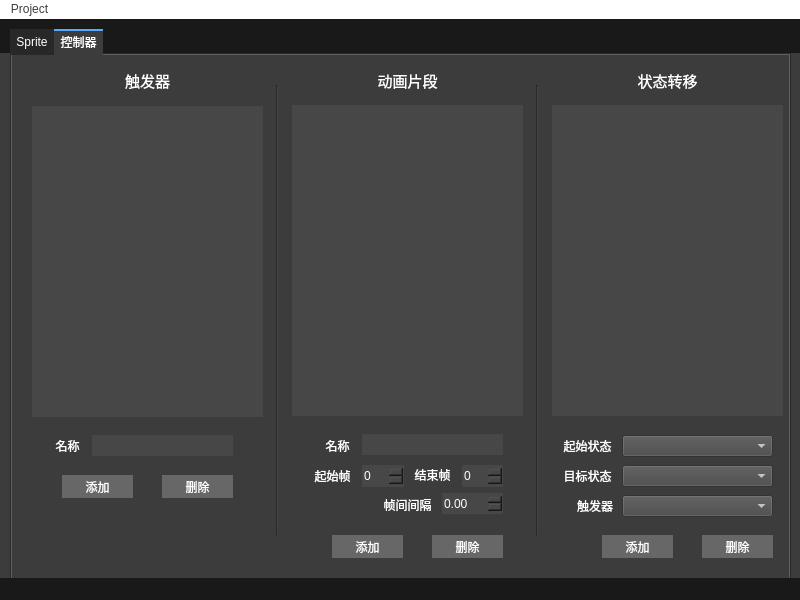
<?xml version="1.0" encoding="UTF-8"?>
<ui version="4.0">
 <class>MainWindow</class>
 <widget class="QMainWindow" name="MainWindow">
  <property name="geometry">
   <rect>
    <x>0</x>
    <y>0</y>
    <width>800</width>
    <height>600</height>
   </rect>
  </property>
  <property name="minimumSize">
   <size>
    <width>800</width>
    <height>600</height>
   </size>
  </property>
  <property name="maximumSize">
   <size>
    <width>800</width>
    <height>600</height>
   </size>
  </property>
  <property name="windowTitle">
   <string>Animator</string>
  </property>
  <property name="windowIcon">
   <iconset resource="../../composer/gui/composer.qrc">
    <normaloff>:/img/img/icon_dark.png</normaloff>:/img/img/icon_dark.png</iconset>
  </property>
  <property name="windowOpacity">
   <double>1.000000000000000</double>
  </property>
  <property name="autoFillBackground">
   <bool>true</bool>
  </property>
  <property name="styleSheet">
   <string notr="true"/>
  </property>
  <widget class="QWidget" name="centralwidget">
   <property name="styleSheet">
    <string notr="true">background-color: #3c3c3c;</string>
   </property>
   <widget class="QTabWidget" name="tabs">
    <property name="geometry">
     <rect>
      <x>10</x>
      <y>10</y>
      <width>781</width>
      <height>571</height>
     </rect>
    </property>
    <property name="autoFillBackground">
     <bool>false</bool>
    </property>
    <property name="styleSheet">
     <string notr="true">QTabWidget::pane{}

QTabBar::tab{
	color: white;
	border: 2px solid transparent;
	background-color: #282828;
	padding: 4px
}

QTabBar::tab:selected{
	background-color: #3c3c3c;
	border-top-color: rgb(85, 170, 255);
}</string>
    </property>
    <property name="currentIndex">
     <number>1</number>
    </property>
    <widget class="QWidget" name="spriteTab">
     <property name="autoFillBackground">
      <bool>false</bool>
     </property>
     <property name="styleSheet">
      <string notr="true">color: rgb(71, 71, 71);</string>
     </property>
     <attribute name="title">
      <string>Sprite</string>
     </attribute>
     <widget class="QGraphicsView" name="spriteView">
      <property name="geometry">
       <rect>
        <x>30</x>
        <y>10</y>
        <width>500</width>
        <height>500</height>
       </rect>
      </property>
      <property name="styleSheet">
       <string notr="true">color: rgb(255, 255, 255);
background-color: rgb(71, 71, 71);
border: 0px solid transparent;</string>
      </property>
      <property name="sceneRect">
       <rectf>
        <x>0.000000000000000</x>
        <y>0.000000000000000</y>
        <width>500.000000000000000</width>
        <height>500.000000000000000</height>
       </rectf>
      </property>
     </widget>
     <widget class="QLabel" name="label">
      <property name="geometry">
       <rect>
        <x>590</x>
        <y>180</y>
        <width>31</width>
        <height>20</height>
       </rect>
      </property>
      <property name="styleSheet">
       <string notr="true">color: rgb(255, 255, 255);</string>
      </property>
      <property name="text">
       <string>图片</string>
      </property>
      <property name="alignment">
       <set>Qt::AlignCenter</set>
      </property>
     </widget>
     <widget class="QSpinBox" name="rowSpin">
      <property name="geometry">
       <rect>
        <x>670</x>
        <y>220</y>
        <width>42</width>
        <height>22</height>
       </rect>
      </property>
      <property name="styleSheet">
       <string notr="true">color: rgb(255, 255, 255);
background-color: rgb(71, 71, 71);
border: 0px solid transparent;</string>
      </property>
      <property name="minimum">
       <number>0</number>
      </property>
      <property name="value">
       <number>0</number>
      </property>
     </widget>
     <widget class="QLabel" name="label_2">
      <property name="geometry">
       <rect>
        <x>590</x>
        <y>220</y>
        <width>51</width>
        <height>20</height>
       </rect>
      </property>
      <property name="styleSheet">
       <string notr="true">color: rgb(255, 255, 255);</string>
      </property>
      <property name="text">
       <string>切分行数</string>
      </property>
      <property name="alignment">
       <set>Qt::AlignCenter</set>
      </property>
     </widget>
     <widget class="QLabel" name="label_3">
      <property name="geometry">
       <rect>
        <x>590</x>
        <y>260</y>
        <width>51</width>
        <height>20</height>
       </rect>
      </property>
      <property name="styleSheet">
       <string notr="true">color: rgb(255, 255, 255);</string>
      </property>
      <property name="text">
       <string>切分列数</string>
      </property>
      <property name="alignment">
       <set>Qt::AlignCenter</set>
      </property>
     </widget>
     <widget class="QSpinBox" name="colSpin">
      <property name="geometry">
       <rect>
        <x>670</x>
        <y>260</y>
        <width>42</width>
        <height>22</height>
       </rect>
      </property>
      <property name="styleSheet">
       <string notr="true">color: rgb(255, 255, 255);
background-color: rgb(71, 71, 71);
border: 0px solid transparent;</string>
      </property>
      <property name="minimum">
       <number>0</number>
      </property>
      <property name="value">
       <number>0</number>
      </property>
     </widget>
     <widget class="QPushButton" name="sliceBtn">
      <property name="geometry">
       <rect>
        <x>590</x>
        <y>300</y>
        <width>151</width>
        <height>23</height>
       </rect>
      </property>
      <property name="styleSheet">
       <string notr="true">QPushButton{
	color: rgb(255, 255, 255);
	background-color: rgb(103, 103, 103);
	border: 0px solid transparent;
}

QPushButton:pressed{
	background-color:rgb(83, 83, 83);
}</string>
      </property>
      <property name="text">
       <string>切分</string>
      </property>
     </widget>
     <widget class="QPushButton" name="openImageBtn">
      <property name="geometry">
       <rect>
        <x>630</x>
        <y>180</y>
        <width>111</width>
        <height>23</height>
       </rect>
      </property>
      <property name="styleSheet">
       <string notr="true">QPushButton{
	color: rgb(255, 255, 255);
	background-color: rgb(103, 103, 103);
	border: 0px solid transparent;
}

QPushButton:pressed{
	background-color:rgb(83, 83, 83);
}</string>
      </property>
      <property name="text">
       <string>打开</string>
      </property>
     </widget>
     <widget class="QLabel" name="label_4">
      <property name="geometry">
       <rect>
        <x>660</x>
        <y>480</y>
        <width>31</width>
        <height>31</height>
       </rect>
      </property>
      <property name="text">
       <string/>
      </property>
      <property name="pixmap">
       <pixmap resource="../../composer/gui/composer.qrc">:/img/img/icon_light.png</pixmap>
      </property>
      <property name="scaledContents">
       <bool>true</bool>
      </property>
     </widget>
     <widget class="QLabel" name="label_5">
      <property name="geometry">
       <rect>
        <x>680</x>
        <y>479</y>
        <width>111</width>
        <height>31</height>
       </rect>
      </property>
      <property name="font">
       <font>
        <pointsize>13</pointsize>
        <weight>50</weight>
        <italic>true</italic>
        <bold>false</bold>
        <underline>false</underline>
       </font>
      </property>
      <property name="styleSheet">
       <string notr="true">color: rgb(255, 255, 255);</string>
      </property>
      <property name="text">
       <string>Animator</string>
      </property>
      <property name="alignment">
       <set>Qt::AlignCenter</set>
      </property>
     </widget>
     <zorder>label_5</zorder>
     <zorder>spriteView</zorder>
     <zorder>label</zorder>
     <zorder>rowSpin</zorder>
     <zorder>label_2</zorder>
     <zorder>label_3</zorder>
     <zorder>colSpin</zorder>
     <zorder>sliceBtn</zorder>
     <zorder>openImageBtn</zorder>
     <zorder>label_4</zorder>
    </widget>
    <widget class="QWidget" name="controllerTab">
     <property name="autoFillBackground">
      <bool>false</bool>
     </property>
     <attribute name="title">
      <string>控制器</string>
     </attribute>
     <widget class="QListWidget" name="triggerList">
      <property name="geometry">
       <rect>
        <x>20</x>
        <y>51</y>
        <width>231</width>
        <height>311</height>
       </rect>
      </property>
      <property name="styleSheet">
       <string notr="true">color: rgb(255, 255, 255);
background-color: rgb(71, 71, 71);
border: 0px solid transparent;</string>
      </property>
     </widget>
     <widget class="QListWidget" name="animeList">
      <property name="geometry">
       <rect>
        <x>280</x>
        <y>50</y>
        <width>231</width>
        <height>311</height>
       </rect>
      </property>
      <property name="styleSheet">
       <string notr="true">color: rgb(255, 255, 255);
background-color: rgb(71, 71, 71);
border: 0px solid transparent;</string>
      </property>
     </widget>
     <widget class="QListWidget" name="transitionList">
      <property name="geometry">
       <rect>
        <x>540</x>
        <y>50</y>
        <width>231</width>
        <height>311</height>
       </rect>
      </property>
      <property name="styleSheet">
       <string notr="true">color: rgb(255, 255, 255);
background-color: rgb(71, 71, 71);
border: 0px solid transparent;</string>
      </property>
     </widget>
     <widget class="Line" name="line">
      <property name="geometry">
       <rect>
        <x>245</x>
        <y>30</y>
        <width>41</width>
        <height>451</height>
       </rect>
      </property>
      <property name="orientation">
       <enum>Qt::Vertical</enum>
      </property>
     </widget>
     <widget class="Line" name="line_2">
      <property name="geometry">
       <rect>
        <x>510</x>
        <y>30</y>
        <width>31</width>
        <height>451</height>
       </rect>
      </property>
      <property name="orientation">
       <enum>Qt::Vertical</enum>
      </property>
     </widget>
     <widget class="QLabel" name="label_11">
      <property name="geometry">
       <rect>
        <x>20</x>
        <y>10</y>
        <width>231</width>
        <height>31</height>
       </rect>
      </property>
      <property name="font">
       <font>
        <pointsize>11</pointsize>
       </font>
      </property>
      <property name="styleSheet">
       <string notr="true">color: rgb(255, 255, 255);s</string>
      </property>
      <property name="text">
       <string>触发器</string>
      </property>
      <property name="alignment">
       <set>Qt::AlignCenter</set>
      </property>
     </widget>
     <widget class="QLabel" name="label_12">
      <property name="geometry">
       <rect>
        <x>280</x>
        <y>10</y>
        <width>231</width>
        <height>31</height>
       </rect>
      </property>
      <property name="font">
       <font>
        <pointsize>11</pointsize>
       </font>
      </property>
      <property name="styleSheet">
       <string notr="true">color: rgb(255, 255, 255);s</string>
      </property>
      <property name="text">
       <string>动画片段</string>
      </property>
      <property name="alignment">
       <set>Qt::AlignCenter</set>
      </property>
     </widget>
     <widget class="QLabel" name="label_13">
      <property name="geometry">
       <rect>
        <x>540</x>
        <y>10</y>
        <width>231</width>
        <height>31</height>
       </rect>
      </property>
      <property name="font">
       <font>
        <pointsize>11</pointsize>
       </font>
      </property>
      <property name="styleSheet">
       <string notr="true">color: rgb(255, 255, 255);s</string>
      </property>
      <property name="text">
       <string>状态转移</string>
      </property>
      <property name="alignment">
       <set>Qt::AlignCenter</set>
      </property>
     </widget>
     <widget class="QLineEdit" name="triggerName">
      <property name="geometry">
       <rect>
        <x>80</x>
        <y>380</y>
        <width>141</width>
        <height>21</height>
       </rect>
      </property>
      <property name="styleSheet">
       <string notr="true">color: rgb(255, 255, 255);
background-color: rgb(71, 71, 71);
border: 0px solid transparent;</string>
      </property>
     </widget>
     <widget class="QLabel" name="label_6">
      <property name="geometry">
       <rect>
        <x>40</x>
        <y>380</y>
        <width>31</width>
        <height>21</height>
       </rect>
      </property>
      <property name="styleSheet">
       <string notr="true">color: rgb(255, 255, 255);s</string>
      </property>
      <property name="text">
       <string>名称</string>
      </property>
      <property name="alignment">
       <set>Qt::AlignCenter</set>
      </property>
     </widget>
     <widget class="QPushButton" name="addTriggerBtn">
      <property name="geometry">
       <rect>
        <x>50</x>
        <y>420</y>
        <width>71</width>
        <height>23</height>
       </rect>
      </property>
      <property name="styleSheet">
       <string notr="true">QPushButton{
	color: rgb(255, 255, 255);
	background-color: rgb(103, 103, 103);
	border: 0px solid transparent;
}

QPushButton:pressed{
	background-color:rgb(83, 83, 83);
}</string>
      </property>
      <property name="text">
       <string>添加</string>
      </property>
     </widget>
     <widget class="QPushButton" name="delTriggerBtn">
      <property name="geometry">
       <rect>
        <x>150</x>
        <y>420</y>
        <width>71</width>
        <height>23</height>
       </rect>
      </property>
      <property name="styleSheet">
       <string notr="true">QPushButton{
	color: rgb(255, 255, 255);
	background-color: rgb(103, 103, 103);
	border: 0px solid transparent;
}

QPushButton:pressed{
	background-color:rgb(83, 83, 83);
}</string>
      </property>
      <property name="text">
       <string>删除</string>
      </property>
     </widget>
     <widget class="QLineEdit" name="animeName">
      <property name="geometry">
       <rect>
        <x>350</x>
        <y>379</y>
        <width>141</width>
        <height>21</height>
       </rect>
      </property>
      <property name="styleSheet">
       <string notr="true">color: rgb(255, 255, 255);
background-color: rgb(71, 71, 71);
border: 0px solid transparent;</string>
      </property>
     </widget>
     <widget class="QLabel" name="label_7">
      <property name="geometry">
       <rect>
        <x>310</x>
        <y>380</y>
        <width>31</width>
        <height>21</height>
       </rect>
      </property>
      <property name="styleSheet">
       <string notr="true">color: rgb(255, 255, 255);s</string>
      </property>
      <property name="text">
       <string>名称</string>
      </property>
      <property name="alignment">
       <set>Qt::AlignCenter</set>
      </property>
     </widget>
     <widget class="QPushButton" name="delAnimeBtn">
      <property name="geometry">
       <rect>
        <x>420</x>
        <y>480</y>
        <width>71</width>
        <height>23</height>
       </rect>
      </property>
      <property name="styleSheet">
       <string notr="true">QPushButton{
	color: rgb(255, 255, 255);
	background-color: rgb(103, 103, 103);
	border: 0px solid transparent;
}

QPushButton:pressed{
	background-color:rgb(83, 83, 83);
}</string>
      </property>
      <property name="text">
       <string>删除</string>
      </property>
     </widget>
     <widget class="QPushButton" name="addAnimeBtn">
      <property name="geometry">
       <rect>
        <x>320</x>
        <y>480</y>
        <width>71</width>
        <height>23</height>
       </rect>
      </property>
      <property name="styleSheet">
       <string notr="true">QPushButton{
	color: rgb(255, 255, 255);
	background-color: rgb(103, 103, 103);
	border: 0px solid transparent;
}

QPushButton:pressed{
	background-color:rgb(83, 83, 83);
}</string>
      </property>
      <property name="text">
       <string>添加</string>
      </property>
     </widget>
     <widget class="QSpinBox" name="fromSpin">
      <property name="geometry">
       <rect>
        <x>350</x>
        <y>410</y>
        <width>42</width>
        <height>22</height>
       </rect>
      </property>
      <property name="styleSheet">
       <string notr="true">color: rgb(255, 255, 255);
background-color: rgb(71, 71, 71);
border: 0px solid transparent;</string>
      </property>
     </widget>
     <widget class="QSpinBox" name="toSpin">
      <property name="geometry">
       <rect>
        <x>450</x>
        <y>410</y>
        <width>41</width>
        <height>22</height>
       </rect>
      </property>
      <property name="styleSheet">
       <string notr="true">color: rgb(255, 255, 255);
background-color: rgb(71, 71, 71);
border: 0px solid transparent;</string>
      </property>
     </widget>
     <widget class="QLabel" name="label_8">
      <property name="geometry">
       <rect>
        <x>300</x>
        <y>411</y>
        <width>41</width>
        <height>20</height>
       </rect>
      </property>
      <property name="styleSheet">
       <string notr="true">color: rgb(255, 255, 255);</string>
      </property>
      <property name="text">
       <string>起始帧</string>
      </property>
      <property name="alignment">
       <set>Qt::AlignCenter</set>
      </property>
     </widget>
     <widget class="QLabel" name="label_9">
      <property name="geometry">
       <rect>
        <x>400</x>
        <y>410</y>
        <width>41</width>
        <height>20</height>
       </rect>
      </property>
      <property name="styleSheet">
       <string notr="true">color: rgb(255, 255, 255);</string>
      </property>
      <property name="text">
       <string>结束帧</string>
      </property>
      <property name="alignment">
       <set>Qt::AlignCenter</set>
      </property>
     </widget>
     <widget class="QDoubleSpinBox" name="intervalSpin">
      <property name="geometry">
       <rect>
        <x>430</x>
        <y>438</y>
        <width>61</width>
        <height>21</height>
       </rect>
      </property>
      <property name="styleSheet">
       <string notr="true">color: rgb(255, 255, 255);
background-color: rgb(71, 71, 71);
border: 0px solid transparent;</string>
      </property>
     </widget>
     <widget class="QLabel" name="label_10">
      <property name="geometry">
       <rect>
        <x>370</x>
        <y>440</y>
        <width>51</width>
        <height>20</height>
       </rect>
      </property>
      <property name="styleSheet">
       <string notr="true">color: rgb(255, 255, 255);</string>
      </property>
      <property name="text">
       <string>帧间间隔</string>
      </property>
      <property name="alignment">
       <set>Qt::AlignCenter</set>
      </property>
     </widget>
     <widget class="QComboBox" name="fromCombo">
      <property name="geometry">
       <rect>
        <x>610</x>
        <y>380</y>
        <width>151</width>
        <height>22</height>
       </rect>
      </property>
      <property name="styleSheet">
       <string notr="true">color: rgb(255, 255, 255);
background-color: rgb(71, 71, 71);</string>
      </property>
     </widget>
     <widget class="QLabel" name="label_15">
      <property name="geometry">
       <rect>
        <x>550</x>
        <y>380</y>
        <width>51</width>
        <height>21</height>
       </rect>
      </property>
      <property name="styleSheet">
       <string notr="true">color: rgb(255, 255, 255);s</string>
      </property>
      <property name="text">
       <string>起始状态</string>
      </property>
      <property name="alignment">
       <set>Qt::AlignCenter</set>
      </property>
     </widget>
     <widget class="QLabel" name="label_16">
      <property name="geometry">
       <rect>
        <x>550</x>
        <y>410</y>
        <width>51</width>
        <height>21</height>
       </rect>
      </property>
      <property name="styleSheet">
       <string notr="true">color: rgb(255, 255, 255);s</string>
      </property>
      <property name="text">
       <string>目标状态</string>
      </property>
      <property name="alignment">
       <set>Qt::AlignCenter</set>
      </property>
     </widget>
     <widget class="QComboBox" name="toCombo">
      <property name="geometry">
       <rect>
        <x>610</x>
        <y>410</y>
        <width>151</width>
        <height>22</height>
       </rect>
      </property>
      <property name="styleSheet">
       <string notr="true">color: rgb(255, 255, 255);
background-color: rgb(71, 71, 71);</string>
      </property>
     </widget>
     <widget class="QLabel" name="label_17">
      <property name="geometry">
       <rect>
        <x>550</x>
        <y>440</y>
        <width>51</width>
        <height>21</height>
       </rect>
      </property>
      <property name="styleSheet">
       <string notr="true">color: rgb(255, 255, 255);s</string>
      </property>
      <property name="text">
       <string>触发器</string>
      </property>
      <property name="alignment">
       <set>Qt::AlignRight|Qt::AlignTrailing|Qt::AlignVCenter</set>
      </property>
     </widget>
     <widget class="QComboBox" name="triggerCombo">
      <property name="geometry">
       <rect>
        <x>610</x>
        <y>440</y>
        <width>151</width>
        <height>22</height>
       </rect>
      </property>
      <property name="styleSheet">
       <string notr="true">color: rgb(255, 255, 255);
background-color: rgb(71, 71, 71);</string>
      </property>
     </widget>
     <widget class="QPushButton" name="addTransitionBtn">
      <property name="geometry">
       <rect>
        <x>590</x>
        <y>480</y>
        <width>71</width>
        <height>23</height>
       </rect>
      </property>
      <property name="styleSheet">
       <string notr="true">QPushButton{
	color: rgb(255, 255, 255);
	background-color: rgb(103, 103, 103);
	border: 0px solid transparent;
}

QPushButton:pressed{
	background-color:rgb(83, 83, 83);
}</string>
      </property>
      <property name="text">
       <string>添加</string>
      </property>
     </widget>
     <widget class="QPushButton" name="delTransitionBtn">
      <property name="geometry">
       <rect>
        <x>690</x>
        <y>480</y>
        <width>71</width>
        <height>23</height>
       </rect>
      </property>
      <property name="styleSheet">
       <string notr="true">QPushButton{
	color: rgb(255, 255, 255);
	background-color: rgb(103, 103, 103);
	border: 0px solid transparent;
}

QPushButton:pressed{
	background-color:rgb(83, 83, 83);
}</string>
      </property>
      <property name="text">
       <string>删除</string>
      </property>
     </widget>
     <zorder>line_2</zorder>
     <zorder>line</zorder>
     <zorder>triggerList</zorder>
     <zorder>animeList</zorder>
     <zorder>transitionList</zorder>
     <zorder>label_11</zorder>
     <zorder>label_12</zorder>
     <zorder>label_13</zorder>
     <zorder>triggerName</zorder>
     <zorder>label_6</zorder>
     <zorder>addTriggerBtn</zorder>
     <zorder>delTriggerBtn</zorder>
     <zorder>animeName</zorder>
     <zorder>label_7</zorder>
     <zorder>delAnimeBtn</zorder>
     <zorder>addAnimeBtn</zorder>
     <zorder>fromSpin</zorder>
     <zorder>toSpin</zorder>
     <zorder>label_8</zorder>
     <zorder>label_9</zorder>
     <zorder>intervalSpin</zorder>
     <zorder>label_10</zorder>
     <zorder>fromCombo</zorder>
     <zorder>label_15</zorder>
     <zorder>label_16</zorder>
     <zorder>toCombo</zorder>
     <zorder>label_17</zorder>
     <zorder>triggerCombo</zorder>
     <zorder>addTransitionBtn</zorder>
     <zorder>delTransitionBtn</zorder>
    </widget>
   </widget>
   <widget class="QLabel" name="label_14">
    <property name="enabled">
     <bool>true</bool>
    </property>
    <property name="geometry">
     <rect>
      <x>-17</x>
      <y>-8</y>
      <width>821</width>
      <height>42</height>
     </rect>
    </property>
    <property name="styleSheet">
     <string notr="true">background-color: #191919;</string>
    </property>
    <property name="text">
     <string/>
    </property>
   </widget>
   <zorder>label_14</zorder>
   <zorder>tabs</zorder>
  </widget>
  <widget class="QStatusBar" name="statusbar">
   <property name="styleSheet">
    <string notr="true">color: rgb(255, 255, 255);
background-color: rgb(25, 25, 25);</string>
   </property>
  </widget>
  <widget class="QMenuBar" name="menubar">
   <property name="geometry">
    <rect>
     <x>0</x>
     <y>0</y>
     <width>800</width>
     <height>23</height>
    </rect>
   </property>
   <property name="styleSheet">
    <string notr="true">color: rgb(62, 62, 62);
background-color: rgb(255, 255, 255);</string>
   </property>
   <widget class="QMenu" name="menuFile">
    <property name="title">
     <string>Project</string>
    </property>
    <addaction name="actionNewSprite"/>
    <addaction name="actionOpenSprite"/>
    <addaction name="actionSaveSprite"/>
    <addaction name="actionSaveSpriteAs"/>
   </widget>
   <addaction name="menuFile"/>
  </widget>
  <action name="actionNewSprite">
   <property name="text">
    <string>New</string>
   </property>
  </action>
  <action name="actionOpenSprite">
   <property name="text">
    <string>Open</string>
   </property>
  </action>
  <action name="actionSaveSprite">
   <property name="text">
    <string>Save</string>
   </property>
  </action>
  <action name="actionSaveSpriteAs">
   <property name="text">
    <string>Save as</string>
   </property>
  </action>
 </widget>
 <resources>
  <include location="animator.qrc"/>
 </resources>
 <connections/>
</ui>
